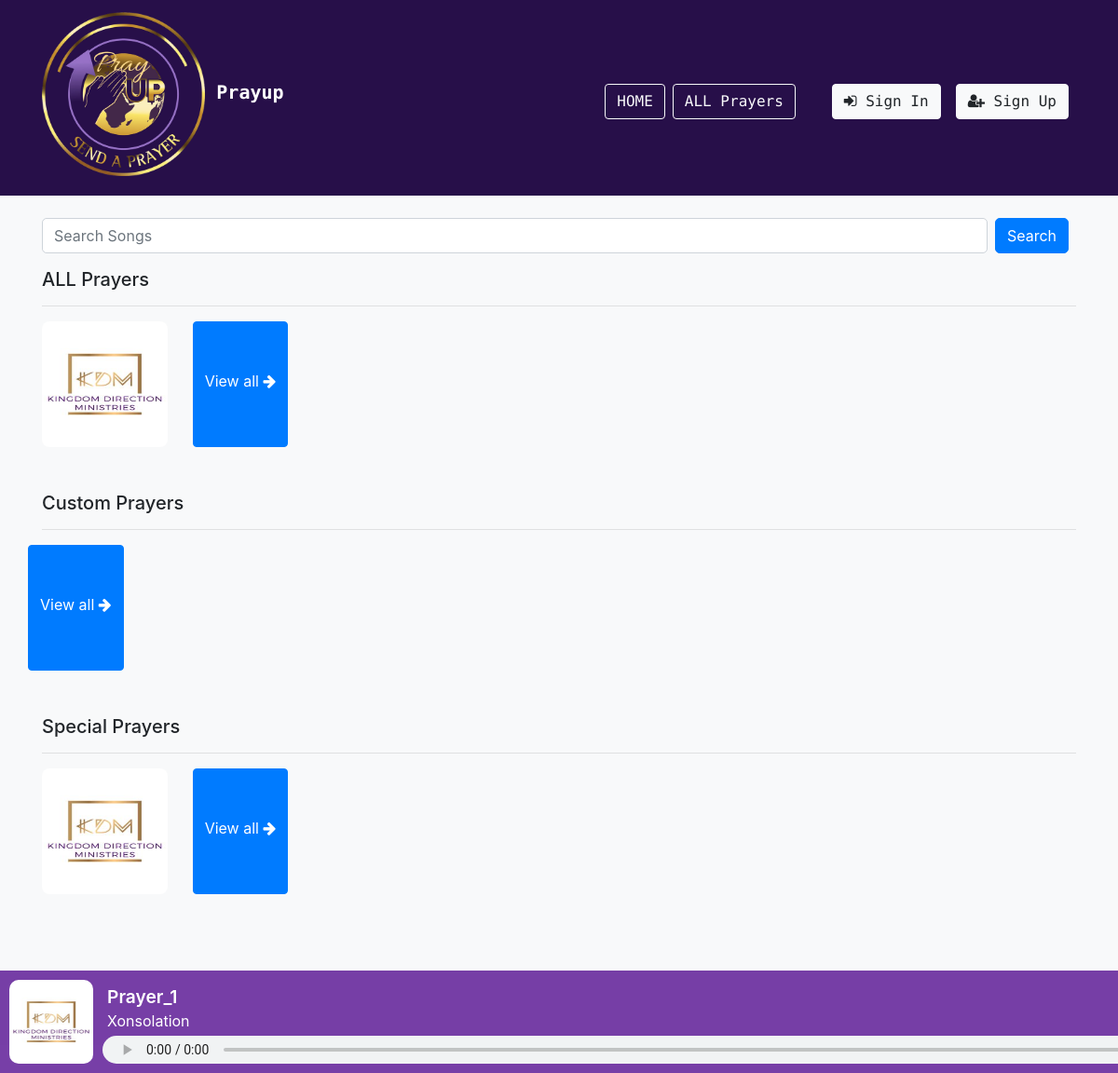
The page / on the database its author committed.
### musicapp/models.py (models this page shows, shortened)
class Song(models.Model):
    Language_Choice = (
              ('English', 'English'),
          )
    name = models.CharField(max_length=200)
    album = models.CharField(max_length=200)
    language = models.CharField(max_length=20,choices=Language_Choice,default='Hindi')
    song_img = models.FileField()
    year = models.IntegerField()
    singer = models.CharField(max_length=200)
    song_file = models.FileField()

### musicapp/views.py (the view)
# urls.py: path('', views.index, name='index'),
def index(request):
    if not request.user.is_anonymous :
        recent = list(Recent.objects.filter(user=request.user).values('song_id').order_by('-id'))
        recent_id = [each['song_id'] for each in recent][:5]
        recent_songs_unsorted = Song.objects.filter(id__in=recent_id,recent__user=request.user)
        recent_songs = list()
        for id in recent_id:
            recent_songs.append(recent_songs_unsorted.get(id=id))
    else:
        recent = None
        recent_songs = None
    first_time = False
    if not request.user.is_anonymous:
        last_played_list = list(Recent.objects.filter(user=request.user).values('song_id').order_by('-id'))
        if last_played_list:
            last_played_id = last_played_list[0]['song_id']
            last_played_song = Song.objects.get(id=last_played_id)
        else:
            first_time = True
            last_played_song = Song.objects.get(id=1)
    else:
        first_time = True
        last_played_song = Song.objects.get(id=1)
    songs = Song.objects.all()
    songs_all = list(Song.objects.all().values('id').order_by('?'))
    sliced_ids = [each['id'] for each in songs_all][:5]
    indexpage_songs = Song.objects.filter(id__in=sliced_ids)
    songs_hindi = list(Song.objects.filter(language='Hindi').values('id'))
    sliced_ids = [each['id'] for each in songs_hindi][:5]
    indexpage_hindi_songs = Song.objects.filter(id__in=sliced_ids)
    songs_english = list(Song.objects.filter(language='English').values('id'))
    sliced_ids = [each['id'] for each in songs_english][:5]
    indexpage_english_songs = Song.objects.filter(id__in=sliced_ids)
    if len(request.GET) > 0:
        search_query = request.GET.get('q')
        filtered_songs = songs.filter(Q(name__icontains=search_query)).distinct()
        context = {'all_songs': filtered_songs,'last_played':last_played_song,'query_search':True}
        return render(request, 'musicapp/index.html', context)
    context = {
        'all_songs':indexpage_songs,
        'recent_songs': recent_songs,
        'hindi_songs':indexpage_hindi_songs,
        'english_songs':indexpage_english_songs,
        'last_played':last_played_song,
        'first_time': first_time,
        'query_search':False,
    }
    return render(request, 'musicapp/index.html', context=context)

### templates/musicapp/index.html (shortened to what this page needs)
{% extends 'base.html' %}
{% load socialaccount %}
{% block body %}
<br>
<div class="container">
  <div class="col-md-13">
    <form id="searchform" class="form-horizontal" role="search" method="get" action=''>
          <div class="form-group">
              <div class="input-group">
                  <input type="text" class="form-control input-lg " name="q" style="border-radius: 5px;"
                  value="{{ request.GET.q }}" placeholder= "Search Songs "/>
                  <span class='input-group-btn mx-2'>
                    <button type="submit" style="border-radius: 5px;" class="btn btn-primary">Search</button>
                  </span>
              </div>
          </div>
      </form>
  </div>
{% if not query_search %}
  <header class="section-heading">
    <h5 class="section-title">ALL Prayers</h5>
  </header>
<hr>
{% endif %}
<div class="row" style="margin-right: 65px;margin-left:-15px">
  {% if all_songs %}
  {% for song in all_songs %}
      <div class="col-md-2">
          <div class="hovereffect">
            <img src="{{ song.song_img.url}}" class="img-responsive" height="135" width="135" style="border-radius: 8px 8px 8px 8px;">
          </div>
      </div>
      {% endfor %}
      {% endif %}
      {% if not query_search %}
      <a href="{% url 'all_songs' %}" class="btn btn-primary float-right" style="height: 135px;"><center style="margin-top: 45px;">View all <i class="fa fa-arrow-right" aria-hidden="true"></i></center></a>
      {% endif %}
    </div>
<br>
<br>
{% if not query_search %}
  <header class="section-heading">
    <h5 class="section-title">Custom Prayers</h5>
  </header>
<hr>
{% endif %}
<div class="row" style="margin-right: 65px;margin-left:-15px">
      {% if not query_search %}
      <a href="{% url 'hindi_songs' %}" class="btn btn-primary float-right" style="height: 135px;"><center style="margin-top: 45px;">View all <i class="fa fa-arrow-right" aria-hidden="true"></i></center></a>
      {% endif %}
</div>
<br>
<br>
{% if not query_search %}
  <header class="section-heading">
    <h5 class="section-title">Special Prayers</h5>
  </header>
<hr>
{% endif %}
<div class="row" style="margin-right: 65px;margin-left:-15px">
  {% if english_songs %}
  {% for song in english_songs %}
      <div class="col-md-2">
          <div class="hovereffect">
            <img src="{{ song.song_img.url}}" class="img-responsive" height="135" width="135" style="border-radius: 8px 8px 8px 8px;">
          </div>
      </div>
      {% endfor %}
      {% endif %}
      {% if not query_search %}
      <a href="{% url 'english_songs' %}" class="btn btn-primary float-right" style="height: 135px;"><center style="margin-top: 45px;">View all <i class="fa fa-arrow-right" aria-hidden="true"></i></center></a>
      {% endif %}
    </div>
</div>
<br>
<br>
<br>
<br>
<br>
<footer class="footer">
    <div class="player" style="padding-left: 10px;padding-top:10px;background-color: #5b1695d1">
      <div class="left"><img src="{{last_played.song_img.url}}" height="90" width="90" style="border-radius: 10px 10px 10px 10px;"></div>
      <div class="right">
         <div class="top">
            <a class="song" style="margin-left: 15px;color: white;">{{last_played.name}}</a>
            <a class="artist" style="margin-left: 15px;color:white">{{last_played.album}}</a>
         </div>
         <div class="bottom">
          {% if first_time %}
            <audio controls=""  name="media" style="margin-left: 20px;margin-bottom: 10px;width: 1230px;height:30px"><source src="{{last_played.song_file.url}}" type="audio/mpeg" ></audio>
              {% else %}
              <audio controls="" autoplay name="media" style="margin-left: 20px;margin-bottom: 10px;width: 1230px;height:30px"><source src="{{last_played.song_file.url}}" type="audio/mpeg" ></audio>
                {% endif %}
          </div>
      </div>
    </div>
</footer>
{% endblock body %}

### static/musicapp/css/musicplayer.css (style rules this page uses)
body .player { z-index: 10; background: #F9F9F9; color: #000; min-height: 80px; max-height: 150px; height: 110px; display: -webkit-box; display: flex; -webkit-box-orient: horizontal; -webkit-box-direction: normal; flex-direction: row; }
body .player .left { width: 80px; background-image: none; background-size: cover; }
body .player .right { -webkit-box-flex: 1; flex-grow: 1; display: -webkit-box; display: flex; -webkit-box-orient: vertical; -webkit-box-direction: normal; flex-direction: column; }
body .player .right .top { -webkit-box-flex: 1; flex-grow: 1; display: -webkit-box; display: flex; -webkit-box-orient: vertical; -webkit-box-direction: normal; flex-direction: column; -webkit-box-pack: center; justify-content: center; padding-left: 10px; }
body .player .right .top .song { font-size: 1.2em; font-weight: 600; }
body .player .right .bottom { display: -webkit-box; display: flex; }

### templates/base.html (style rules this page uses)
.hovereffect { width: 100%; height: 100%; float: left; overflow: hidden; position: relative; text-align: center; cursor: default; }
.hovereffect img { display: block; position: relative; -webkit-transition: all .4s linear; transition: all .4s linear; }
html { position: relative; min-height: 100%; }
body { margin-bottom: 0px; }
.footer { position: fixed; bottom: 30px; width: 100%; height: 80px; background-color: #f5f5f5; }

### rows shown on the page
Song: song_img (picture), name "Prayer_1", album "Xonsolation"
